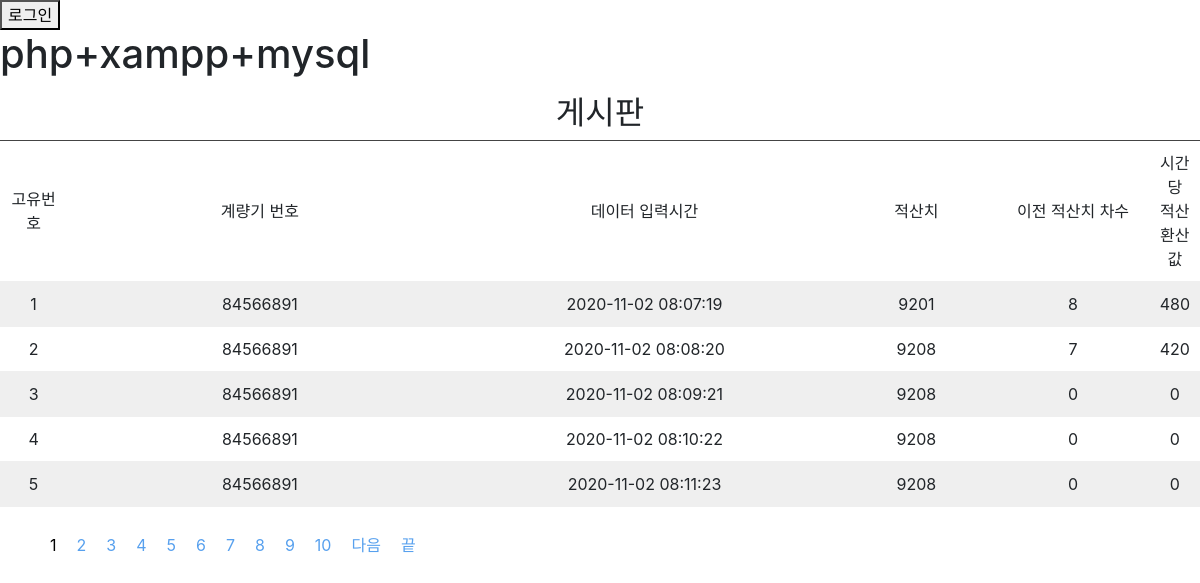
The page / on the database its author committed.
### tables this page shows
CREATE TABLE `data` (
  `number` int NOT NULL,
  `time` datetime NOT NULL,
  `value` int NOT NULL,
  `degree` int NOT NULL,
  `conver` int NOT NULL
);

### index.php (the view, shortened to what this page needs)
<!DOCTYPE html>
<html>
<head>
        <link rel="stylesheet" href="page.css">
        <link rel="stylesheet" href="bootstrap.css">
        <link rel="stylesheet" href="bootstrap.min.css">
</head>
<body>
<?php
                $connect = mysqli_connect('localhost', 'root', 'root', 'board') or die ("connect fail");
                $query ="select * from data order by number desc";
                $result = $connect->query($query);
                $total = mysqli_num_rows($result);
                if(isset($_SESSION['userid'])) {
                        echo $_SESSION['userid'];?>님이(가) 접속중입니다.
                        <br/>
                        <button onclick="location.href='./logout.php'" style="margin-left:-5px; vertical-align=top;">로그아웃</button>
                        <button><font style="cursor: hand"onClick="location.href='./write.php'">글 쓰기</font></button>
                        <button><font style="cursor: hand"onClick="location.href='./export.php'">추출하기</font></button>
                <?php
                while ($row = mysqli_fetch_array($result)) {
                       $number[] = $row['number'];
                       $value[] = $row['value'];
                       $degree[] = $row['degree'];
                       $conver[] = $row['conver'];
                }
                ?>
        <?php
                }
                else {
        ?>              <button onclick="location.href='./login.php'">로그인</button>
                        <br />
        <?php   }
        ?>
        <?php
                if(isset($_GET["page"]))
                        $page = $_GET["page"];
                else
                        $page = 1;
        ?>
<?php
        if(isset($_GET['page'])) {
                $page = $_GET['page'];
        } else {
                $page = 1;
        }
        $sql = 'select count(*) as cnt from data order by number desc';
        $result = $connect->query($sql);
        $row = $result->fetch_assoc();
        $allPost = $row['cnt'];
        $onePage = 5;
        $allPage = ceil($allPost / $onePage);
            ?>
        <?php
        $oneSection = 10;
        $currentSection = ceil($page / $oneSection);
        $allSection = ceil($allPage / $oneSection);
        $firstPage = ($currentSection * $oneSection) - ($oneSection - 1);
        if($currentSection == $allSection) {
                     $lastPage = $allPage;
        } else {
                $lastPage = $currentSection * $oneSection;
        }
        $nextPage = (($currentSection + 1) * $oneSection) - ($oneSection - 1);
        $paging = '<ul>';
        for($i = $firstPage; $i <= $lastPage; $i++) {
                if($i == $page) {
                        $paging .= '<li class="page current">' . $i . '</li>';
                } else {
                        $paging .= '<li class="page"><a href="./index.php?page=' . $i . '">' . $i . '</a></li>';
                }
        }
        if($currentSection != $allSection) {
                $paging .= '<li class="page page_next"><a href="./index.php?page=' . $nextPage . '">다음</a></li>';
        }
        if($page != $allPage) {
                $paging .= '<li class="page page_end"><a href="./index.php?page=' . $allPage . '">끝</a></li>';
        }
        $paging .= '</ul>';
        $currentLimit = ($onePage * $page) - $onePage;
        $sqlLimit = ' limit ' . $currentLimit . ', ' . $onePage;
        $sql = 'select * from ( select @rownum:=@rownum+1  no, 	A.* from data A, (select @rownum := 0) r where  1=1 order by number desc ) list' . $sqlLimit;
        $result = $connect->query($sql);
        ?>
        <h1>php+xampp+mysql</h1>
        <table align = center>
        <thead align = "center">
        <h2 align=center>게시판</h2>
        <tr>
        <td width ="80" align="center">고유번호</td>
        <td width = "50" align="center">계량기 번호</td>
        <td width = "500" align = "center">데이터 입력시간</td>
        <td width = "100" align = "center">적산치</td>
        <td width = "200" align = "center">이전 적산치 차수</td>
        <td width = "50" align = "center">시간당 적산 환산값</td>
        </tr>
        </thead>
        <tbody>
        <?php
                while($rows = mysqli_fetch_assoc($result)){
                        if($total%2==0){
        ?>                      <tr class = "even">
                        <?php   }
                        else{
        ?>                      <tr>
                        <?php } ?>
                <td width = "50" align = "center"><?php echo $rows['no']?></td>
                <td width = "500" align = "center">
                <?php echo $rows['number']?></td>
                  <td width = "100" align = "center"><?php echo $rows['time']?></td>
                <td width = "200" align = "center"><?php echo $rows['value']?></td>
                <td width = "50" align = "center"><?php echo $rows['degree']?></td>
                <td width="50" align="center"><?php echo $rows['conver']?></td>
                </tr>
        <?php
                $total--;
                }
        ?>
        </tbody>
        </table>
        <div class = text>
        <div class="paging">
<?php echo $paging ?>
</div>
        </div>
</body>
</html>

### page.css (style rules this page uses)
.page { float: left; list-style: none; padding: 10px; margin-top: -20px; text-align: center; vertical-align: center; margin-right: 0px; }
a:link { color: red; text-decoration: none; }

### index.php (style rules this page uses)
table { border-top: 1px solid #444444; border-collapse: collapse; }
tr { border-bottom: 1px solid #444444; padding: 10px; }
td { border-bottom: 1px solid #efefef; padding: 10px; }
table .even { background: #efefef; }
.text { text-align:center; padding-top:20px; color:#000000 }
a:link { color : #57A0EE; text-decoration:none; }

### rows shown on the page
data: no "1", number "84566891", time "2020-11-02 08:07:19", value "9201", degree "8", conver "480"
data: no "2", number "84566891", time "2020-11-02 08:08:20", value "9208", degree "7", conver "420"
data: no "3", number "84566891", time "2020-11-02 08:09:21", value "9208", degree "0", conver "0"
data: no "4", number "84566891", time "2020-11-02 08:10:22", value "9208", degree "0", conver "0"
data: no "5", number "84566891", time "2020-11-02 08:11:23", value "9208", degree "0", conver "0"
